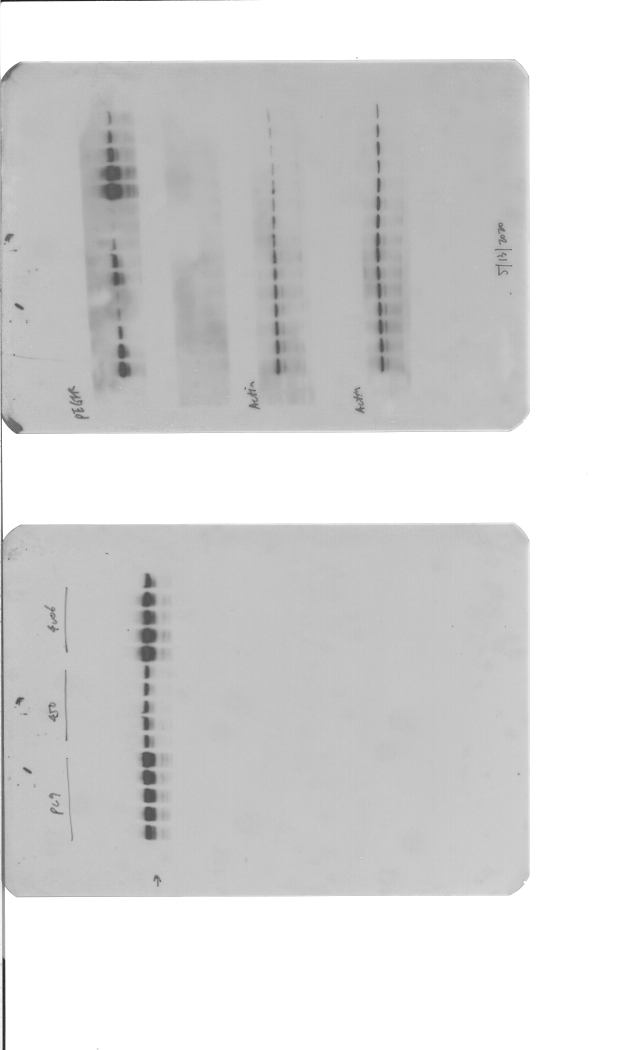
#> input picture example_image/05142020_1.jpeg, 2559 x 4200 px, found by its file name (shown at 1/4 size)
$ python version1.py
#> lines starting #> are read from the running program, lines starting #| are printed output that depends on the picture; after the words box and inside, x2 and y2 are one past the last pixel; in counts of white or black regions, pixels touching at a corner belong together
import matplotlib.pyplot as plt
import matplotlib
import numpy as np
import matplotlib.image as mpimg
from skimage import data, io
from skimage.color import rgb2gray
from skimage.transform import rotate
import cv2
from skimage import img_as_ubyte

#reads the image
skimage_image = rgb2gray(io.imread("example_image/05142020_1.jpeg"))
# skimage_image = rgb2gray(io.imread("example_image/9blackpixeltest.png"))


# image[a,b] a is the #rows (yaxis) b is the #columns (xaxis)
# this loops through all the rows from top to bottom


# threshold is the background color number
threshold = (skimage_image[int(0.2 * len(skimage_image)), int(0.25 * len (skimage_image[0]))])
#> threshold = 0.725
for i in range(len(skimage_image)):
    #this loops through all the values in each row (image[i]) fron left to right
    for j in range(len(skimage_image[i])):
        #if it is lighter than or equal to the threshold - a little buffer
        #not sure if this step is necessary
        if skimage_image[i,j] >= threshold - 0.2:
            #subtract threshold from number
            skimage_image[i, j] = skimage_image[i, j] + (1 - threshold);
            if (skimage_image[i, j] > 1):
                skimage_image[i,j] = 1
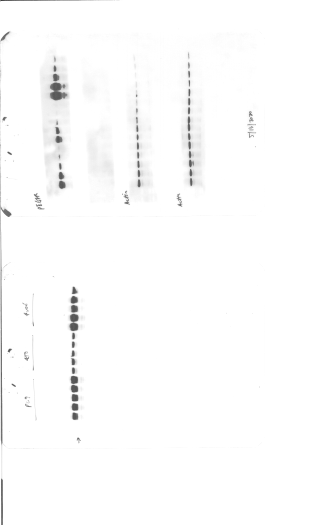
#> skimage_image: shape (4200, 2559) float64 (shown at 1/8 size); min 0.0118, max 1, mean 0.989
# FOR GRAYSCALE 1 IS PURE WHITE, 0 IS PURE BLACK


# print(len(skimage_image))
# print (int(0.2 * len(skimage_image)))
# print(len(skimage_image[0]))
# print(int(0.25 * len(skimage_image[0])))
# # io.imshow(image)
# # io.show()


cv_image = img_as_ubyte(skimage_image)
cv_image = cv2.resize(cv_image, (960, 540))
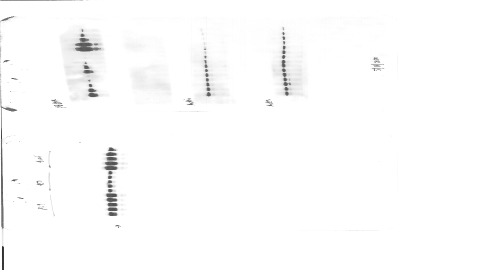
#> cv_image: shape (540, 960) (shown at 1/2 size); min 14, max 255, mean 252.2


#first (#2) number is the threshold number
#second (#3 number is the end number to assign the numbers that pass it
ret, thresh = cv2.threshold(cv_image, 245, 255, cv2.THRESH_BINARY)
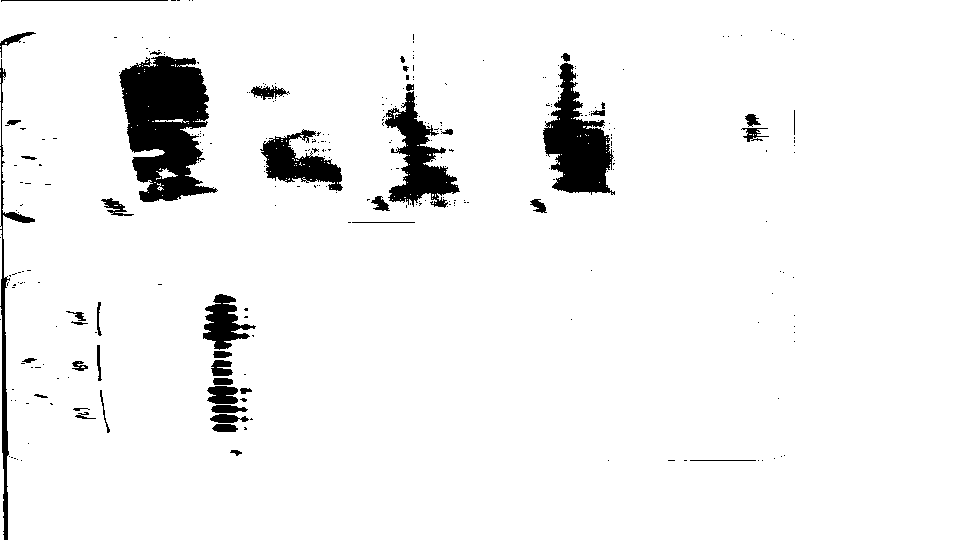
#> thresh: shape (540, 960); 94.6% white; 298 black regions (253 under 20 px)


#contours is a list of all the contours
#each contour is Numpy array of x and y coordinates of points on the outline
contours, hierarchy = cv2.findContours(thresh, cv2.RETR_TREE, cv2.CHAIN_APPROX_SIMPLE)
#> contours = 514 contours, 460 with area under 20; largest, box (x1, y1, x2, y2) and area: (0, 0, 960, 540) 513843, (118, 55, 218, 203) 9900, (542, 62, 616, 196) 5261, (384, 90, 461, 209) 3945, (259, 129, 344, 192) 2602

print("numberofcontours" + str(len(contours) - 1))
#| numberofcontours513

# def count_contours():

goodlist = np.array([])
contourlist = np.array([])

#for every contour
for i in range(len(contours) - 1):
    mask = np.full_like(cv_image, 255)  # Create mask where white is what we want, black otherwise

    #Its first argument is source image, second argument is the contours which should be passed as a Python list, third argument is index of contours
    # (useful when drawing individual contour. To draw all contours, pass -1) and remaining arguments are color, thickness etc.
    cv2.fillPoly(mask, pts =[contours[i + 1]], color=(0,0,0))
    out = np.full_like(cv_image, 255)  # Extract out the object and place into output image


    #TODO ask ms oneal what this means
    out[mask == 0] = cv_image[mask == 0]


    # Now crop
    (y, x) = np.where(mask == 0)
    (topy, topx) = (np.min(y), np.min(x))
    (bottomy, bottomx) = (np.max(y), np.max(x))
    out = out[topy:bottomy + 1, topx:bottomx + 1]
    sumblack = 0
    times = 0
    for k in range(len(out)):
        for j in range(len(out[k])):
            sumblack = sumblack + out[k, j]
            times = times + 1

    #if the contour is big enough
    if (times > 300):
        print("checkpt1")
        print(sumblack/times)
        goodlist = np.append(goodlist, [int(i + 1)])
        contourlist = np.append(contourlist, [sumblack/times])
#> this loop made 513 passes
#> (topy, topx, bottomy, bottomx, goodlist, contourlist) on passes 11, 33, 37: (0, 0, 539, 959, [11], [252.6]), (413, 209, 423, 240, [11, 33], [252.6, 191.7]), (404, 210, 413, 248, [11, 33, 37], [252.6, 191.7, 195.3])
#> (printed output is left out)
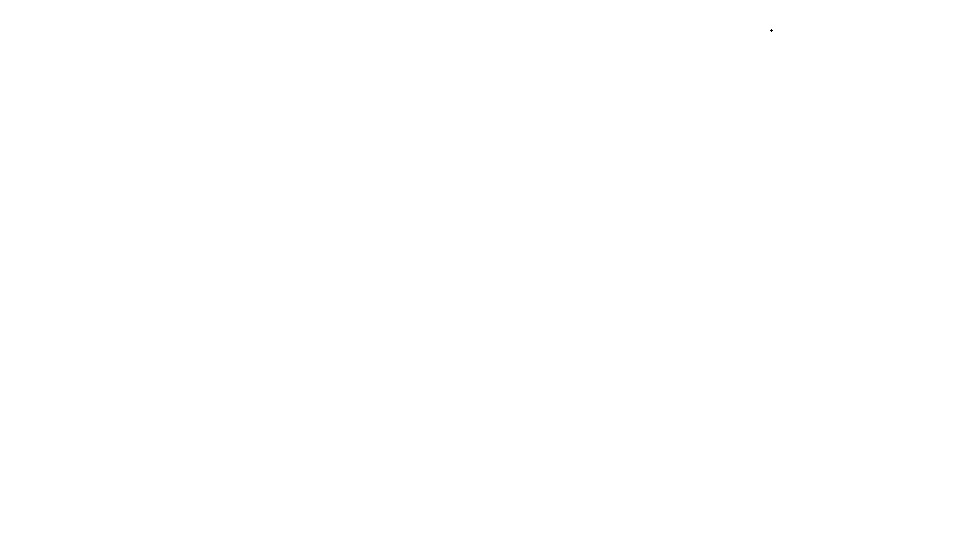
#> mask: shape (540, 960); 100% white; black in thin lines or dots, all inside (x1, y1, x2, y2) = (770, 29, 773, 32)
    # [7 lines of commented-out code are left out]
drawcontours = []
print("length" + str(len(goodlist)))
#| length16
for k in range(len(goodlist)):
    print("checkpoint2")
    print(goodlist[k])
    drawcontours.append(contours[int(goodlist[k])])
#> this loop made 16 passes
#| checkpoint2
#| 11.0
#| checkpoint2
#| 33.0
#| checkpoint2
#| 37.0
#> (further printed lines are left out)
#> after the loop, drawcontours = 16 contours; largest, box (x1, y1, x2, y2) and area: (0, 0, 960, 540) 513843, (118, 55, 218, 203) 9900, (542, 62, 616, 196) 5261, (384, 90, 461, 209) 3945, (259, 129, 344, 192) 2602

#ignore the first contour
print(len(drawcontours))
#| 16
print(len(contours))
#| 514

#For cv2.getTrackbarPos() function, first argument is the trackbar name, second one is the window name to which it is attached,
# third argument is the default value, fourth one is the maximum value and fifth one is the callback function which is executed everytime trackbar value changes.
# The callback function always has a default argument which is the trackbar position.
cv2.namedWindow('main')
# cv2.createTrackbar('Threshold', "main", 225, 255, None)
cv2.drawContours(cv_image, drawcontours, -1, (0, 245, 0), 3)
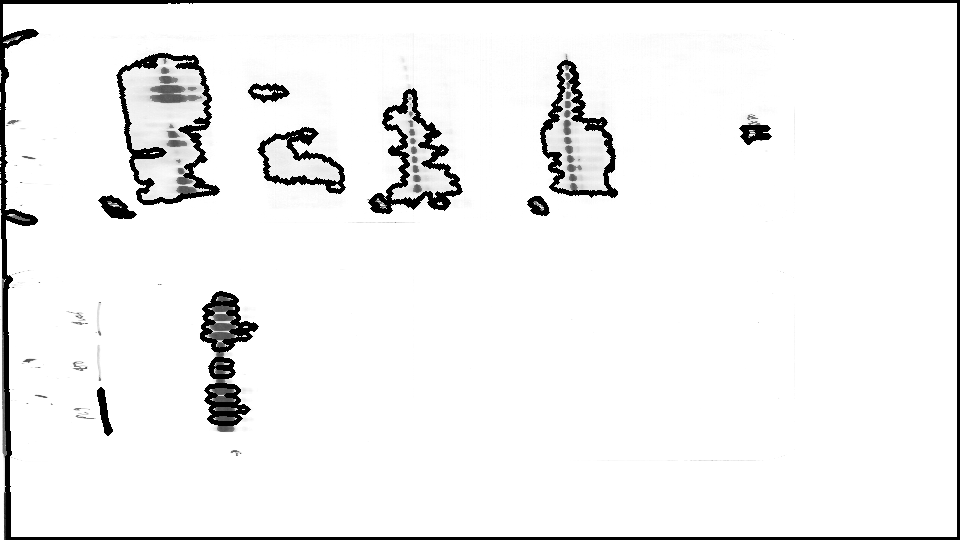
#> cv_image: shape (540, 960); 4.99% of pixels changed, all inside (x1, y1, x2, y2) = (0, 0, 960, 540)
print("fin")
cv2.imshow('img', cv_image)

cv2.waitKey(0)
cv2.destroyAllWindows()


#TODO
#shape recognition and outlining.
#applying a value

#OUTLINING
#https://stackoverflow.com/questions/61166260/python-opencv-outline-black-pixels-in-a-blank-white-canvas

#CONTOURS DOCS
#https://docs.opencv.org/3.4/d4/d73/tutorial_py_contours_begin.html

#HOW TO DRAW TEXT OVER IMAGE
#https: // www.geeksforgeeks.org / python - opencv - cv2 - puttext - method /

$ run again, with example_image/01242020_1.jpeg copied over example_image/05142020_1.jpeg
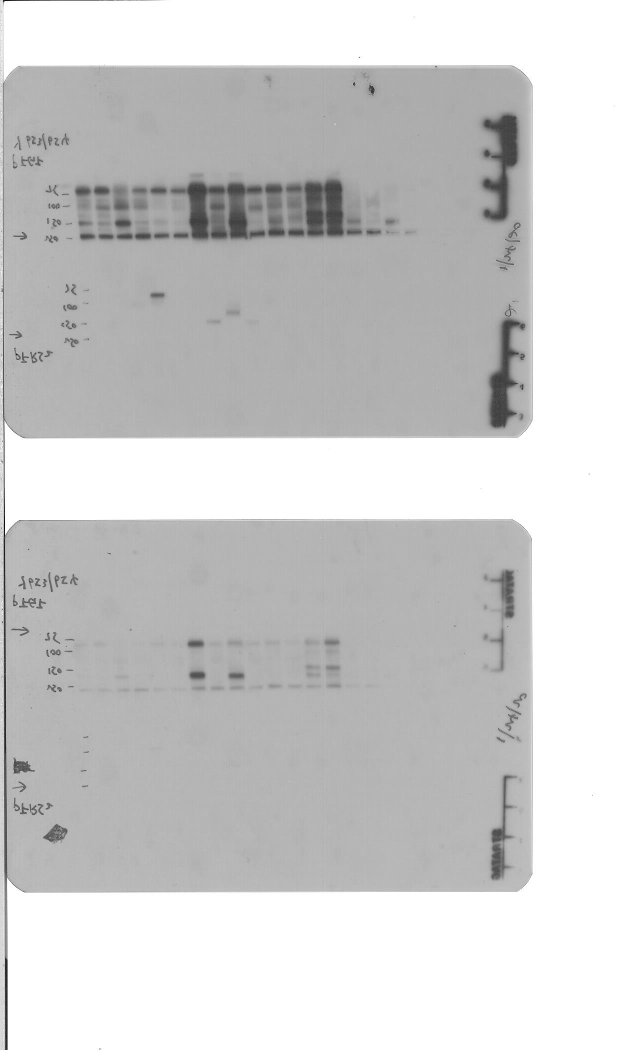
#> input picture example_image/01242020_1.jpeg, 1279 x 2100 px, found by its file name (shown at 1/2 size)
#> threshold = 0.655
#> `ret, thresh = cv2.threshold(cv_image, 245, 255, cv2.THRESH_BINARY)`:
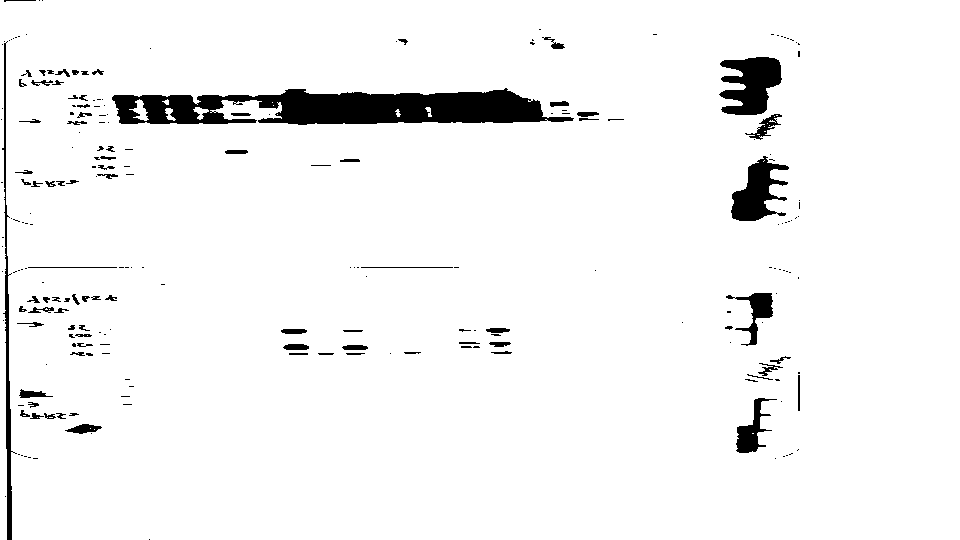
#> thresh: shape (540, 960); 95.5% white; 227 black regions (140 under 20 px)
#> contours = 287 contours, 183 with area under 20; largest, box (x1, y1, x2, y2) and area: (0, 0, 960, 540) 514818, (111, 87, 575, 126) 12158, (718, 56, 783, 116) 2590, (730, 155, 790, 222) 2072, (735, 397, 778, 454) 942
#| numberofcontours286
#> the loop `for i in range(len(contours) - 1):` made 286 passes
#> (topy, topx, bottomy, bottomx, goodlist, contourlist) on passes 17, 32, 35: (423, 64, 434, 102, [17], [203.2]), (397, 735, 453, 777, [17, 32], [203.2, 221.3]), (388, 18, 398, 53, [17, 32, 35], [203.2, 221.3, 200.7])
#> (printed output is left out)
#| length10
#> the loop `for k in range(len(goodlist)):` made 10 passes
#| checkpoint2
#| 17.0
#| checkpoint2
#| 32.0
#| checkpoint2
#| 35.0
#> (further printed lines are left out)
#> after the loop `for k in range(len(goodlist)):`: drawcontours = 10 contours; largest, box (x1, y1, x2, y2) and area: (111, 87, 575, 126) 12158, (718, 56, 783, 116) 2590, (730, 155, 790, 222) 2072, (735, 397, 778, 454) 942, (734, 292, 774, 347) 874
#| 10
#| 287
#> `cv2.drawContours(cv_image, drawcontours, -1, (0, 245, 0), 3)`:
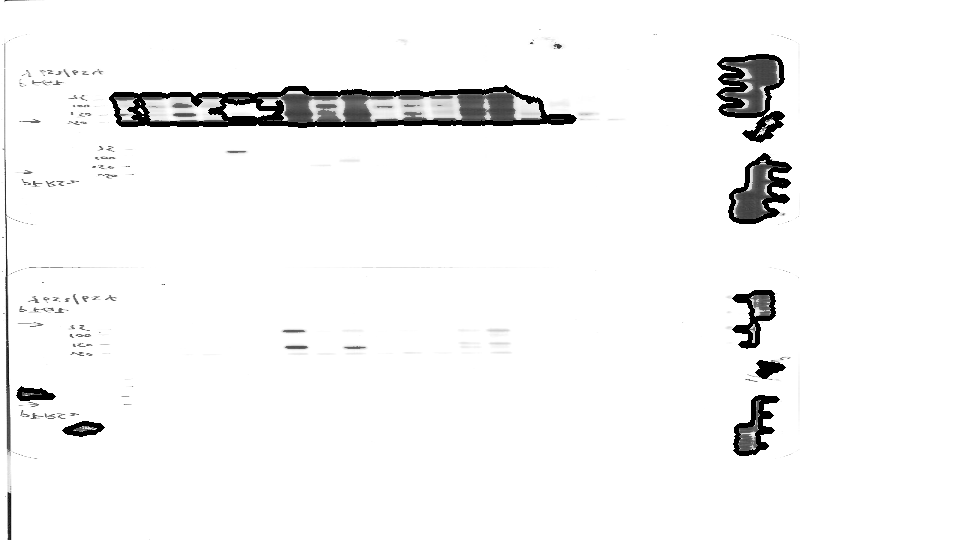
#> cv_image: shape (540, 960); min 0, max 255, mean 245.1

$ run again, with example_image/02132020_1.jpeg copied over example_image/05142020_1.jpeg
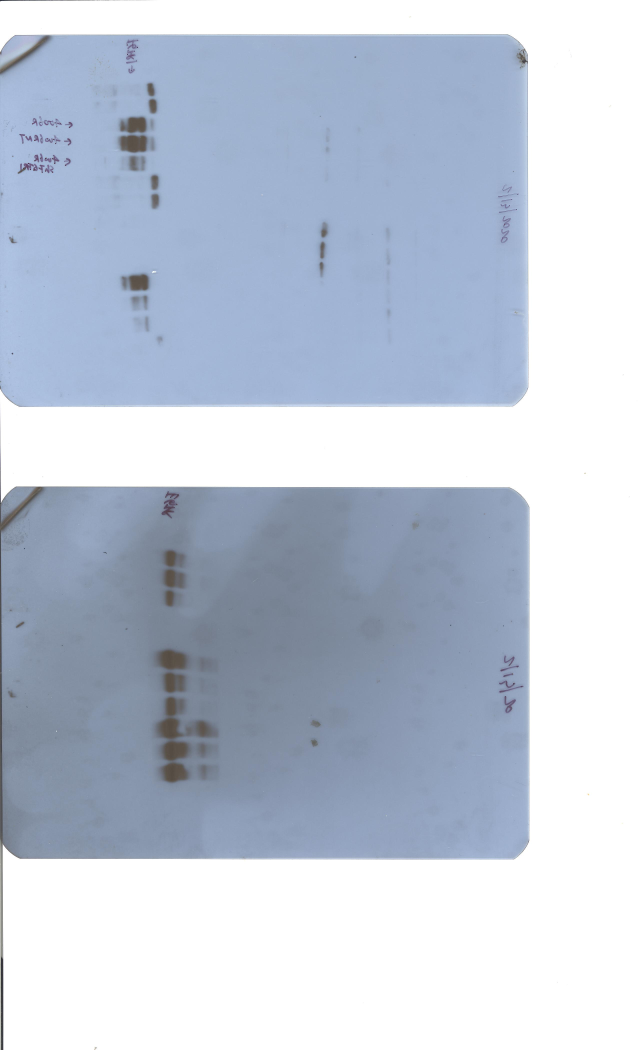
#> input picture example_image/02132020_1.jpeg, 2559 x 4200 px, found by its file name (shown at 1/4 size)
#> threshold = 0.703
#> `ret, thresh = cv2.threshold(cv_image, 245, 255, cv2.THRESH_BINARY)`:
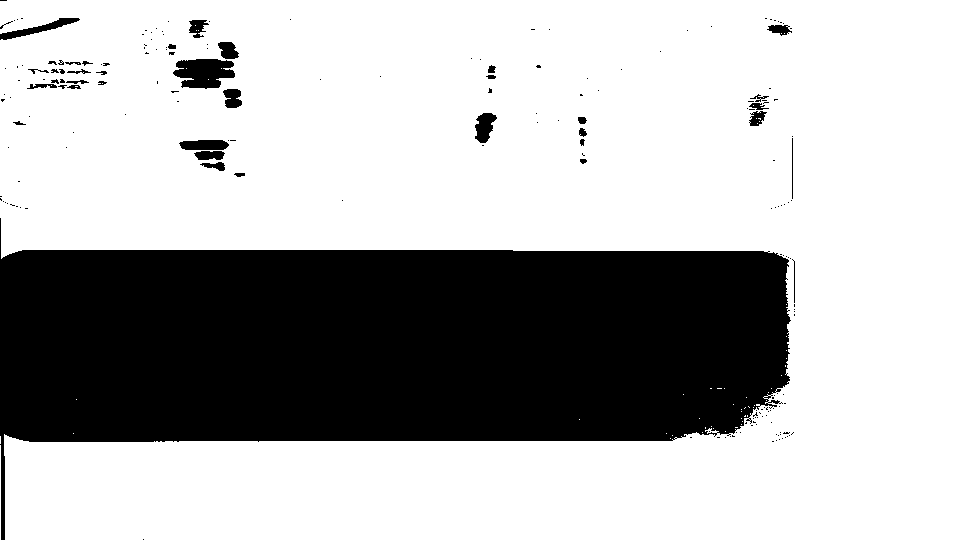
#> thresh: shape (540, 960); 70.3% white; 195 black regions (157 under 20 px)
#> contours = 293 contours, 249 with area under 20; largest, box (x1, y1, x2, y2) and area: (0, 0, 960, 540) 367160, (172, 58, 236, 90) 1472, (178, 139, 230, 151) 488, (474, 112, 498, 144) 474, (222, 88, 243, 109) 316
#| numberofcontours292
#> the loop `for i in range(len(contours) - 1):` made 292 passes
#> (topy, topx, bottomy, bottomx, goodlist, contourlist) on passes 41, 151, 157: (0, 0, 539, 959, [41], [253.9]), (150, 193, 160, 225, [41, 151], [253.9, 232.2]), (139, 178, 150, 229, [41, 151, 157], [253.9, 232.2, 182.6])
#> (printed output is left out)
#| length10
#> the loop `for k in range(len(goodlist)):` made 10 passes
#| checkpoint2
#| 41.0
#| checkpoint2
#| 151.0
#| checkpoint2
#| 157.0
#> (further printed lines are left out)
#> after the loop `for k in range(len(goodlist)):`: drawcontours = 10 contours; largest, box (x1, y1, x2, y2) and area: (0, 0, 960, 540) 367160, (172, 58, 236, 90) 1472, (178, 139, 230, 151) 488, (474, 112, 498, 144) 474, (222, 88, 243, 109) 316
#| 10
#| 293
#> `cv2.drawContours(cv_image, drawcontours, -1, (0, 245, 0), 3)`:
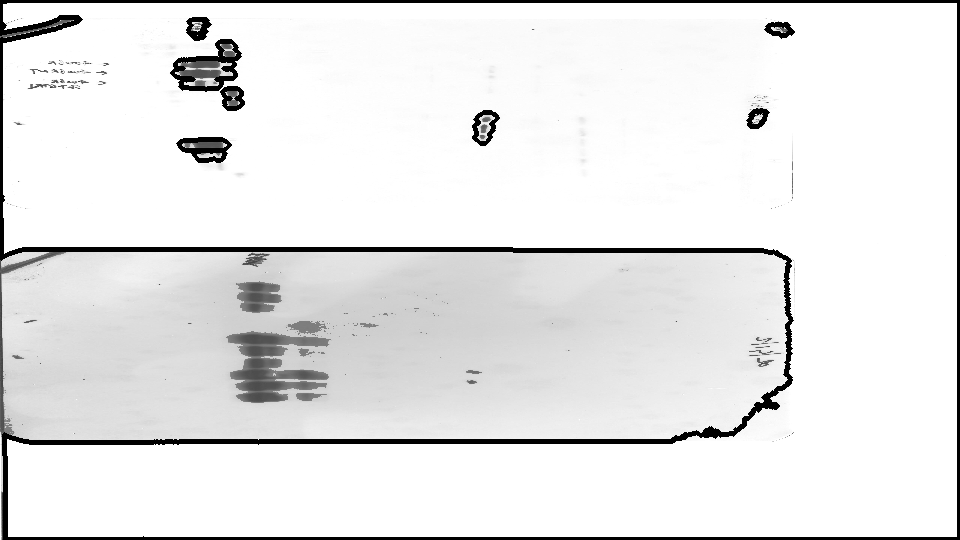
#> cv_image: shape (540, 960); min 0, max 255, mean 232.5
